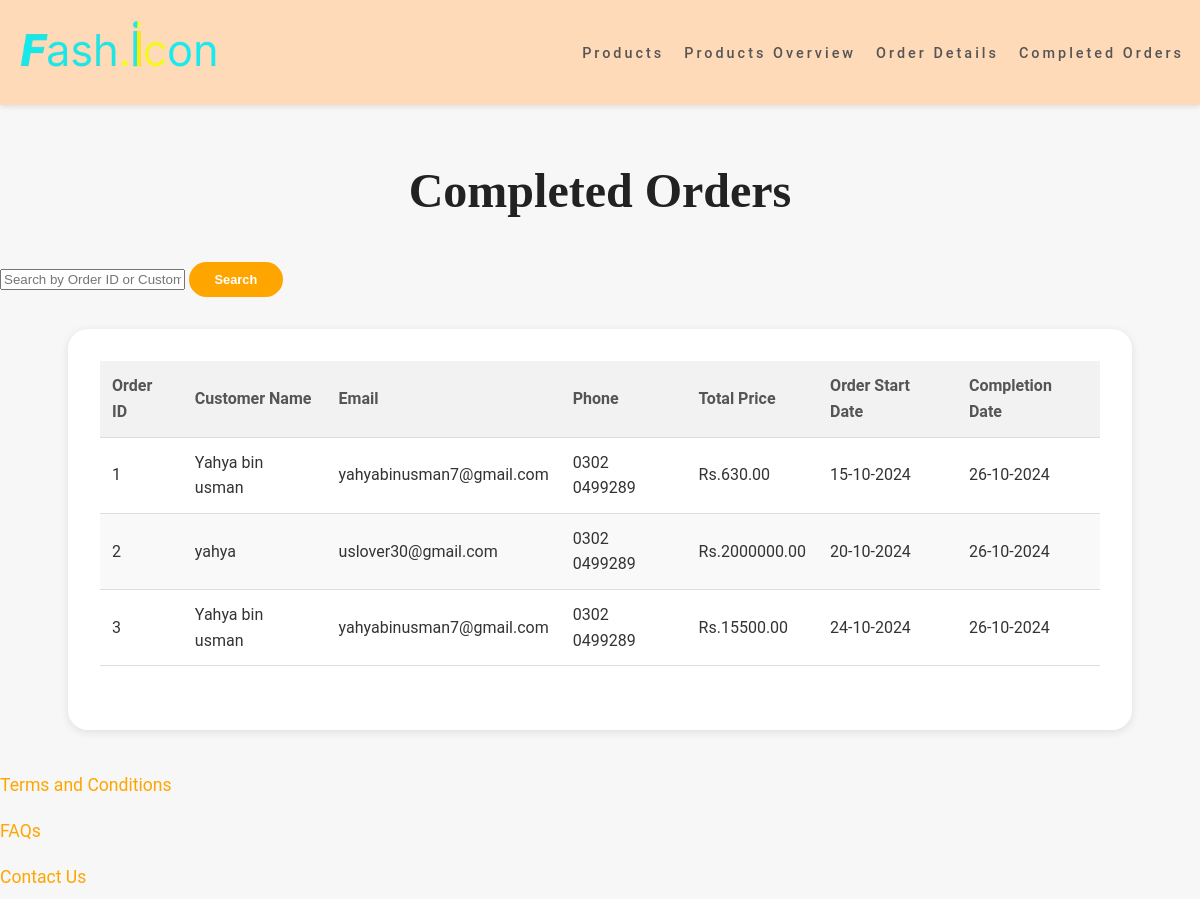
/completed_orders/ (signed in), run on an earlier commit of the app's database.
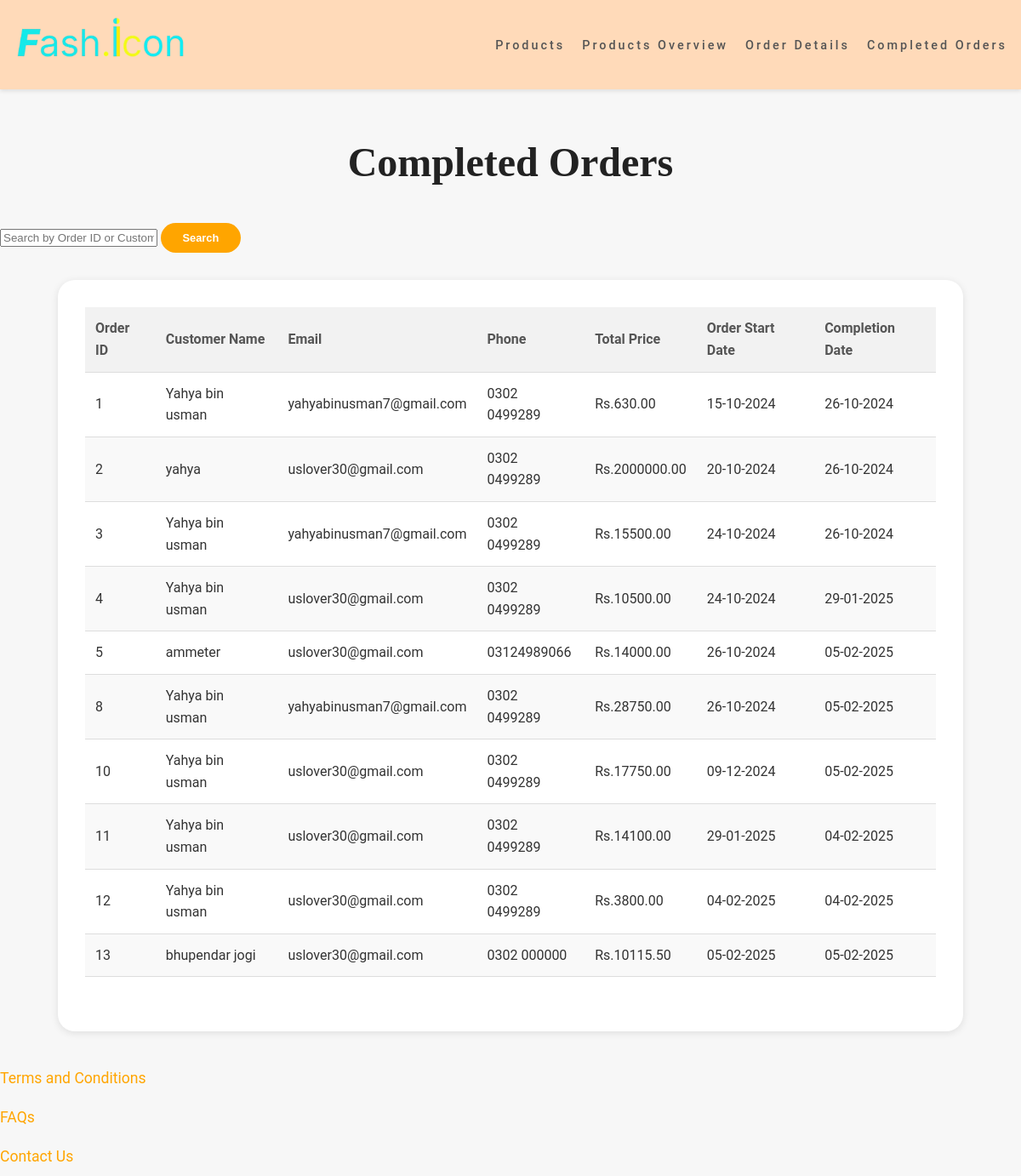
And on a later commit of the database.
### keychain_app/models.py (models this page shows, shortened)
class Order(models.Model):
    name = models.CharField(max_length=100)
    email = models.EmailField()
    phone = models.CharField(max_length=20)
    address = models.TextField()
    postal_code = models.CharField(max_length=20)
    country = models.CharField(max_length=100)
    city = models.CharField(max_length=100, default=None)
    payment = models.CharField(max_length=100)
    total_price_after_gst = models.DecimalField(max_digits=10, decimal_places=2)
    created_at = models.DateTimeField(auto_now_add=True)
    updated_at = models.DateTimeField(auto_now=True)  # Track last update time
    products = models.TextField(default='[]')  # JSON of products
    is_complete = models.BooleanField(default=False)

### keychain_app/views.py (the view)
# urls.py: path('completed_orders/', views.completed_orders_view, name='completed_orders'),
@staff_member_required
def completed_orders_view(request):
    search_query = request.GET.get('search', '')
    completed_orders = Order.objects.filter(is_complete=True)
    if search_query:
        completed_orders = completed_orders.filter(
            Q(id__icontains=search_query) | Q(name__icontains=search_query)
        )
    return render(request, 'completed_orders.html', {
        'completed_orders': completed_orders,
        'search_query': search_query,
    })

### keychain_app/templates/completed_orders.html (shortened to what this page needs)
{% load static %}
<!DOCTYPE html>
<html lang="en">
<head>
    </head>
<body>
<nav class="navbar-goofy">
    <div class="logo-fun">
        <img src="{% static 'images/logo.png' %}" alt="Logo">
    </div>
    <ul class="nav-links-goofy">
        <li><a href="{% url 'products_view' %}">Products</a></li>
        <li><a href="{% url 'products_overview' %}">Products Overview</a></li>
        <li><a href="{% url 'order_details' %}">Order Details</a></li>
        <li><a href="{% url 'completed_orders' %}">Completed Orders</a></li>
    </ul>
</nav>
<div class="page-content">
    <h1>Completed Orders</h1>
    <form method="GET" action="{% url 'completed_orders' %}" class="search-form">
        <input type="text" name="search" placeholder="Search by Order ID or Customer Name" value="{{ search_query }}">
        <button type="submit">Search</button>
    </form>
    <div class="table-container">
        <table>
            <thead>
                <tr>
                    <th>Order ID</th>
                    <th>Customer Name</th>
                    <th>Email</th>
                    <th>Phone</th>
                    <th>Total Price</th>
                    <th>Order Start Date</th>
                    <th>Completion Date</th>
                </tr>
            </thead>
            <tbody>
                {% for order in completed_orders %}
                <tr>
                    <td>{{ order.id }}</td>
                    <td>{{ order.name }}</td>
                    <td>{{ order.email }}</td>
                    <td>{{ order.phone }}</td>
                    <td>Rs.{{ order.total_price_after_gst }}</td>
                    <td>{{ order.created_at|date:"d-m-Y" }}</td>
                    <td>{{ order.updated_at|date:"d-m-Y" }}</td>
                </tr>
                {% endfor %}
            </tbody>
        </table>
    </div>
</div>
<div class="text-section">
    <a href="{% url 'terms' %}">Terms and Conditions</a><br>
    <a href="{% url 'faqs' %}">FAQs</a><br>
    <a href="{% url 'contact' %}">Contact Us</a>
</div>
</body>
</html>

What changed in the data, as far as the page shows it:
now on this page (row edited): Order: id "4", name "Yahya bin usman", email "uslover30@gmail.com", phone "0302 0499289", total_price_after_gst "10500.00", created_at "24-10-2024", updated_at "29-01-2025"
now on this page (row edited): Order: id "5", name "ammeter", email "uslover30@gmail.com", phone "03124989066", total_price_after_gst "14000.00", created_at "26-10-2024", updated_at "05-02-2025"
now on this page (row edited): Order: id "8", name "Yahya bin usman", email "yahyabinusman7@gmail.com", phone "0302 0499289", total_price_after_gst "28750.00", created_at "26-10-2024", updated_at "05-02-2025"
now on this page (row edited): Order: id "10", name "Yahya bin usman", email "uslover30@gmail.com", phone "0302 0499289", total_price_after_gst "17750.00", created_at "09-12-2024", updated_at "05-02-2025"
added Order: id "11", name "Yahya bin usman", email "uslover30@gmail.com", phone "0302 0499289", total_price_after_gst "14100.00", created_at "29-01-2025", updated_at "04-02-2025"
added Order: id "12", name "Yahya bin usman", email "uslover30@gmail.com", phone "0302 0499289", total_price_after_gst "3800.00", created_at "04-02-2025", updated_at "04-02-2025"
added Order: id "13", name "bhupendar jogi", email "uslover30@gmail.com", phone "0302 000000", total_price_after_gst "10115.50", created_at "05-02-2025", updated_at "05-02-2025"
